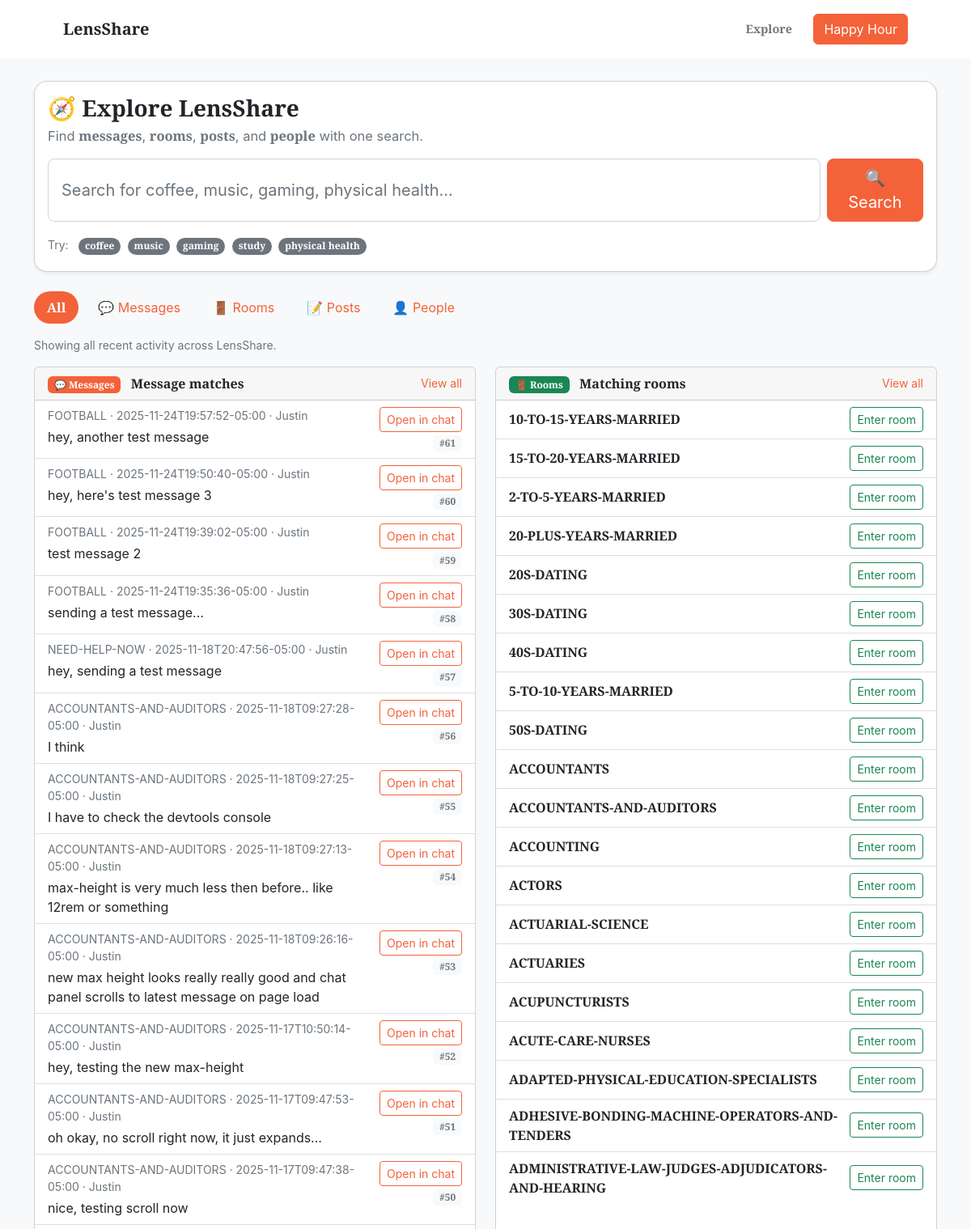
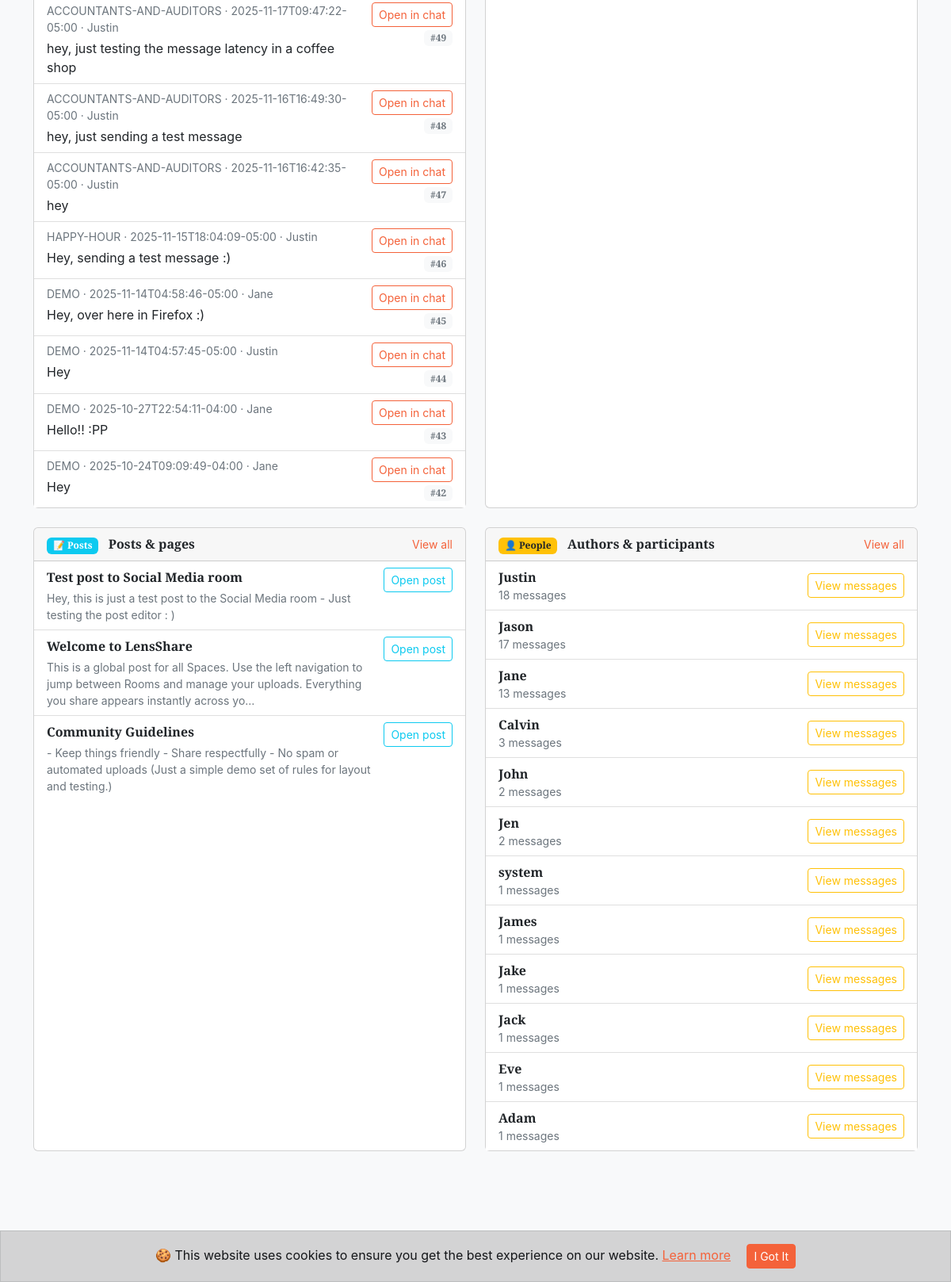
Screenshot of /search.php with the database file from the repository (2 pictures, top to bottom).
### tables this page shows
CREATE TABLE messages (
       id INTEGER PRIMARY KEY AUTOINCREMENT,
       room_id INTEGER NOT NULL,
       user TEXT NOT NULL,
       body TEXT NOT NULL,
       created_at TEXT NOT NULL, is_deleted INTEGER NOT NULL DEFAULT 0,
       FOREIGN KEY(room_id) REFERENCES rooms(id) ON DELETE CASCADE
     );

CREATE TABLE rooms (
       id INTEGER PRIMARY KEY AUTOINCREMENT,
       slug TEXT UNIQUE NOT NULL,
       name TEXT NOT NULL,
       created_at TEXT NOT NULL
     , is_active INTEGER NOT NULL DEFAULT 1);

CREATE TABLE posts (
       id INTEGER PRIMARY KEY AUTOINCREMENT,
       room_id INTEGER NOT NULL,
       title TEXT NOT NULL,
       body TEXT NOT NULL,
       created_at TEXT NOT NULL, is_archived INTEGER NOT NULL DEFAULT 0,
       FOREIGN KEY(room_id) REFERENCES rooms(id) ON DELETE CASCADE
     );

### search.php (the view, shortened to what the rows shown need)
<?php
$debug = true;
try {
    $db = new PDO('sqlite:' . env_db_path());
    $db->setAttribute(PDO::ATTR_ERRMODE, PDO::ERRMODE_EXCEPTION);
} catch (Throwable $e) {
    $db = null;
}
$q    = trim($_GET['q'] ?? '');
$type = $_GET['type'] ?? 'all';
$limitParam    = $_GET['limit'] ?? '';
$defaultLimit  = 20;
$limitAll      = false;
$limit         = $defaultLimit;
if ($limitParam === '') {
    $limitAll = false;
    $limit    = $defaultLimit;
} elseif ($limitParam === 'all') {
    $limitAll = true;
} else {
    $limitAll = false;
    $limit    = (int)$limitParam;
    if ($limit < 1)   { $limit = 1; }
    if ($limit > 1000){ $limit = 1000; }
}
$limitClause = $limitAll ? '' : (' LIMIT ' . $limit);
$messageResults = [];
$roomResults    = [];
$postResults    = [];
if ($db) {
    try {
        $like = '%' . $q . '%';
        if ($type === 'all' || $type === 'messages') {
            $sql = "
                SELECT m.id,
                       m.body,
                       m.created_at,
                       m.user,
                       r.slug AS room_slug,
                       r.name AS room_name
                FROM messages m
                JOIN rooms r ON r.id = m.room_id
                WHERE m.body LIKE :q
                   OR m.user LIKE :q
                ORDER BY m.created_at DESC
                $limitClause
            ";
            $stmt = $db->prepare($sql);
            $stmt->execute([':q' => $like]);
            $messageResults = $stmt->fetchAll(PDO::FETCH_ASSOC) ?: [];
        }
        if ($type === 'all' || $type === 'rooms') {
            $sql = "
                SELECT id, slug, name
                FROM rooms
                WHERE name LIKE :q
                ORDER BY name ASC
                $limitClause
            ";
            $stmt = $db->prepare($sql);
            $stmt->execute([':q' => $like]);
            $roomResults = $stmt->fetchAll(PDO::FETCH_ASSOC) ?: [];
        }
        if ($type === 'all' || $type === 'posts') {
            $sql = "
                SELECT p.id,
                       p.title,
                       SUBSTR(p.body, 1, 200) AS snippet,
                       p.room_id,
                       COALESCE(r.slug, 'main') AS room_slug
                FROM posts p
                LEFT JOIN rooms r ON r.id = p.room_id
                WHERE p.title LIKE :q
                   OR p.body LIKE :q
                ORDER BY p.id DESC
                $limitClause
            ";
            $stmt = $db->prepare($sql);
            $stmt->execute([':q' => $like]);
            $postResults = $stmt->fetchAll(PDO::FETCH_ASSOC) ?: [];
        }
    } catch (Throwable $e) {
        error_log('Search.php DB error: ' . $e->getMessage());
        if ($debug) {
            echo '<div style="padding:1rem; margin:1rem; border:1px solid red; font-family:monospace;">';
            echo '<strong>Search DB error:</strong><br>';
            echo htmlspecialchars($e->getMessage()) . '<br>';
            echo '<small>File: ' . htmlspecialchars($e->getFile()) . ' line ' . (int)$e->getLine() . '</small>';
            echo '</div>';
        } else {
            echo '<div class="alert alert-warning m-3">Search is temporarily unavailable.</div>';
        }
    }
}
?>
<!DOCTYPE html>
<html lang="en">
<head>
    <link href="https://cdn.jsdelivr.net/npm/bootstrap@5.3.3/dist/css/bootstrap.min.css" rel="stylesheet" />
    <link href="https://cdn.jsdelivr.net/npm/bootstrap-icons@1.5.0/font/bootstrap-icons.css" rel="stylesheet" />
    <link href="css/styles.css" rel="stylesheet" />
    <link href="css/custom.css" rel="stylesheet" />
</head>
<body>
    <main class="bg-light pb-4">
        <div class="container">
            <div class="card shadow-sm mb-4 search-hero-card">
                <div class="card-body">
                    <h1 class="h3 mb-1"><strong>🧭 Explore LensShare</strong></h1>
                </div>
            </div>
            <?php if ($db): ?>
                <?php if ($type === 'all'): ?>
                    <div class="row">
                        <div class="col-md-6 mb-4">
                            <div class="card h-100">
                                <div class="card-body p-0">
                                    <?php if (empty($messageResults)): ?>
                                        <p class="text-muted small m-3">No matching messages.</p>
                                    <?php else: ?>
                                        <div class="list-group list-group-flush">
                                            <?php foreach ($messageResults as $m): ?>
                                            <div class="list-group-item d-flex justify-content-between align-items-start">
                                                <div class="me-3">
                                                    <div class="small text-muted mb-1">
                                                        <?= htmlspecialchars($m['room_name']) ?> ·
                                                        <?= htmlspecialchars($m['created_at']) ?> ·
                                                        <?= htmlspecialchars($m['user']) ?>
                                                    </div>
                                                    <div>
                                                        <?= htmlspecialchars(mb_strimwidth($m['body'], 0, 140, '…')) ?>
                                                    </div>
                                                </div>
                                                <div class="d-flex flex-column align-items-end">
                                                    <a class="btn btn-sm btn-outline-primary mb-1"
                                                       href="room.php?room=<?= urlencode($m['room_slug']) ?>&focus=<?= (int)$m['id'] ?>">
                                                        Open in chat
                                                    </a>
                                                    <span class="badge bg-light text-muted small">
                                                        #<?= (int)$m['id'] ?>
                                                    </span>
                                                </div>
                                            </div>
                                            <?php endforeach; ?>
                                        </div>
                                    <?php endif; ?>
                                </div>
                            </div>
                        </div>
                        <div class="col-md-6 mb-4">
                            <div class="card h-100">
                                <div class="card-body p-0">
                                    <?php if (empty($roomResults)): ?>
                                        <p class="text-muted small m-3">No rooms found.</p>
                                    <?php else: ?>
                                        <div class="list-group list-group-flush">
                                            <?php foreach ($roomResults as $r): ?>
                                            <div class="list-group-item d-flex justify-content-between align-items-center">
                                                <div>
                                                    <div class="fw-semibold">
                                                        <?= htmlspecialchars($r['name']) ?>
                                                    </div>
                                                </div>
                                                <a class="btn btn-sm btn-outline-success"
                                                   href="room.php?room=<?= urlencode($r['slug']) ?>">
                                                    Enter room
                                                </a>
                                            </div>
                                            <?php endforeach; ?>
                                        </div>
                                    <?php endif; ?>
                                </div>
                            </div>
                        </div>
                        <div class="col-md-6 mb-4">
                            <div class="card h-100">
                                <div class="card-body p-0">
                                    <?php if (empty($postResults)): ?>
                                        <p class="text-muted small m-3">No posts match this search.</p>
                                    <?php else: ?>
                                        <div class="list-group list-group-flush">
                                            <?php foreach ($postResults as $p): ?>
                                            <div class="list-group-item d-flex justify-content-between align-items-start">
                                                <div class="me-3">
                                                    <div class="fw-semibold mb-1">
                                                        <?= htmlspecialchars($p['title']) ?>
                                                    </div>
                                                    <div class="small text-muted">
                                                        <?= htmlspecialchars(mb_strimwidth($p['snippet'], 0, 160, '…')) ?>
                                                    </div>
                                                </div>
                                                <a class="btn btn-sm btn-outline-info"
                                                   href="room.php?room=<?= urlencode($p['room_slug']) ?>&view=post&post=<?= (int)$p['id'] ?>">
                                                    Open post
                                                </a>
                                            </div>
                                            <?php endforeach; ?>
                                        </div>
                                    <?php endif; ?>
                                </div>
                            </div>
                        </div>
                    </div>
                <?php endif; ?>
            <?php endif; ?>
        </div>
    </main>
</body>
</html>

### rows the page displays
messages: room.name "FOOTBALL", created_at "2025-11-24T19:57:52-05:00", user "Justin", body "hey, another test message", id "61"
messages: room.name "FOOTBALL", created_at "2025-11-24T19:50:40-05:00", user "Justin", body "hey, here's test message 3", id "60"
messages: room.name "FOOTBALL", created_at "2025-11-24T19:39:02-05:00", user "Justin", body "test message 2", id "59"
messages: room.name "FOOTBALL", created_at "2025-11-24T19:35:36-05:00", user "Justin", body "sending a test message...", id "58"
messages: room.name "NEED-HELP-NOW", created_at "2025-11-18T20:47:56-05:00", user "Justin", body "hey, sending a test message", id "57"
messages: room.name "ACCOUNTANTS-AND-AUDITORS", created_at "2025-11-18T09:27:28-05:00", user "Justin", body "I think", id "56"
messages: room.name "ACCOUNTANTS-AND-AUDITORS", created_at "2025-11-18T09:27:25-05:00", user "Justin", body "I have to check the devtools console", id "55"
messages: room.name "ACCOUNTANTS-AND-AUDITORS", created_at "2025-11-18T09:27:13-05:00", user "Justin", body "max-height is very much less then before.. like 12rem or something", id "54"
messages: room.name "ACCOUNTANTS-AND-AUDITORS", created_at "2025-11-18T09:26:16-05:00", user "Justin", body "new max height looks really really good and chat panel scrolls to latest message on page load", id "53"
messages: room.name "ACCOUNTANTS-AND-AUDITORS", created_at "2025-11-17T10:50:14-05:00", user "Justin", body "hey, testing the new max-height", id "52"
messages: room.name "ACCOUNTANTS-AND-AUDITORS", created_at "2025-11-17T09:47:53-05:00", user "Justin", body "oh okay, no scroll right now, it just expands...", id "51"
messages: room.name "ACCOUNTANTS-AND-AUDITORS", created_at "2025-11-17T09:47:38-05:00", user "Justin", body "nice, testing scroll now", id "50"
messages: room.name "ACCOUNTANTS-AND-AUDITORS", created_at "2025-11-17T09:47:22-05:00", user "Justin", body "hey, just testing the message latency in a coffee shop", id "49"
messages: room.name "ACCOUNTANTS-AND-AUDITORS", created_at "2025-11-16T16:49:30-05:00", user "Justin", body "hey, just sending a test message", id "48"
messages: room.name "ACCOUNTANTS-AND-AUDITORS", created_at "2025-11-16T16:42:35-05:00", user "Justin", body "hey", id "47"
messages: room.name "HAPPY-HOUR", created_at "2025-11-15T18:04:09-05:00", user "Justin", body "Hey, sending a test message :)", id "46"
messages: room.name "DEMO", created_at "2025-11-14T04:58:46-05:00", user "Jane", body "Hey, over here in Firefox :)", id "45"
messages: room.name "DEMO", created_at "2025-11-14T04:57:45-05:00", user "Justin", body "Hey", id "44"
messages: room.name "DEMO", created_at "2025-10-27T22:54:11-04:00", user "Jane", body "Hello!! :PP", id "43"
messages: room.name "DEMO", created_at "2025-10-24T09:09:49-04:00", user "Jane", body "Hey", id "42"
rooms: name "10-TO-15-YEARS-MARRIED"
rooms: name "15-TO-20-YEARS-MARRIED"
rooms: name "2-TO-5-YEARS-MARRIED"
rooms: name "20-PLUS-YEARS-MARRIED"
rooms: name "20S-DATING"
rooms: name "30S-DATING"
rooms: name "40S-DATING"
rooms: name "5-TO-10-YEARS-MARRIED"
rooms: name "50S-DATING"
rooms: name "ACCOUNTANTS"
rooms: name "ACCOUNTANTS-AND-AUDITORS"
rooms: name "ACCOUNTING"
rooms: name "ACTORS"
rooms: name "ACTUARIAL-SCIENCE"
rooms: name "ACTUARIES"
rooms: name "ACUPUNCTURISTS"
rooms: name "ACUTE-CARE-NURSES"
rooms: name "ADAPTED-PHYSICAL-EDUCATION-SPECIALISTS"
rooms: name "ADHESIVE-BONDING-MACHINE-OPERATORS-AND-TENDERS"
rooms: name "ADMINISTRATIVE-LAW-JUDGES-ADJUDICATORS-AND-HEARING"
posts: title "Test post to Social Media room", snippet "Hey, this is just a test post to the Social Media room - Just testing the post editor : )"
posts: title "Welcome to LensShare", snippet "This is a global post for all Spaces. Use the left navigation to jump between Rooms and manage your uploads. Everything you share appears instantly across yo…"
posts: title "Community Guidelines", snippet "- Keep things friendly - Share respectfully - No spam or automated uploads (Just a simple demo set of rules for layout and testing.)"

### other values shown
$suggest "coffee"
$suggest "music"
$suggest "gaming"
$suggest "study"
$suggest "physical health"
$tLabel "All"
$tLabel "💬 Messages"
$tLabel "🚪 Rooms"
$tLabel "📝 Posts"
$tLabel "👤 People"
$person['user'] "Justin"
$person['message_count'] "18"
$person['user'] "Jason"
$person['message_count'] "17"
$person['user'] "Jane"
